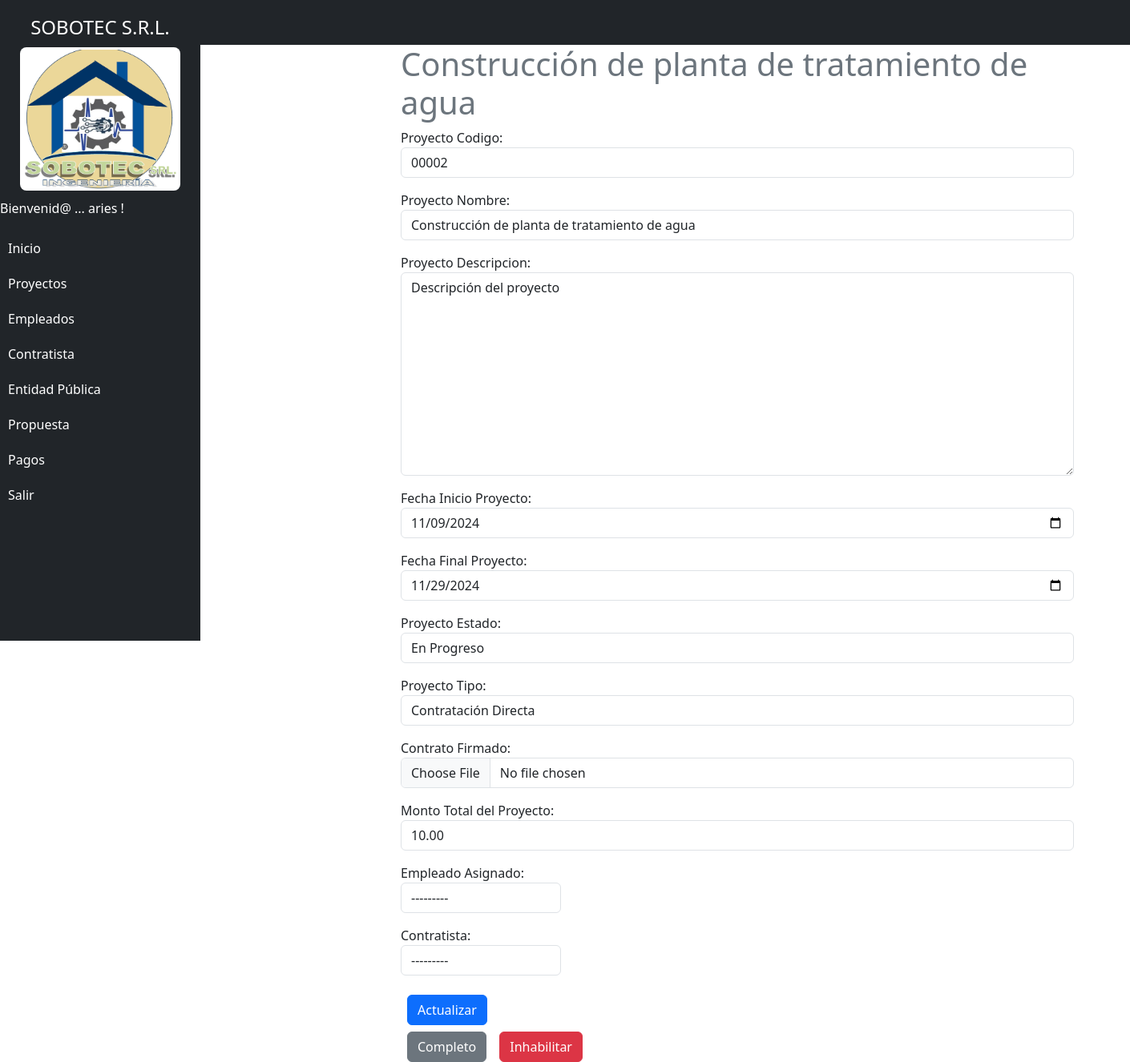
Screenshot of /projects/13/ (signed in) with the database file from the repository.
### projects/models.py (models this page shows, shortened)
class AuditModel(models.Model):
    created = models.DateTimeField(auto_now_add=True, verbose_name="Fecha Creación")
    updated_at = models.DateTimeField(auto_now=True, verbose_name="Fecha Actualización")
    deleted_at = models.DateTimeField(null=True, blank=True, verbose_name="Fecha Eliminación")
    is_active = models.BooleanField(default=True, verbose_name="Activo")
    class Meta:
        abstract = True

class Project(AuditModel):
    PROJECT_STATUS_CHOICES = [
        ('pendiente', 'Pendiente'),         # Pendiente
        ('en_progreso', 'En Progreso'), # En Proceso
        ('completado', 'Completado'),     # Terminado
    ]
    PROJECT_TYPE_CHOICES = [
        ('licitacion', 'Licitación'),            # Licitación
        ('contratacion_directa', 'Contratación Directa'),  # Contratación directa
    ]
    PAYMENT_STATE_CHOICES = [
        ('no_pagado', 'No Pagado'),
        ('parcial', 'Pago Parcial'),
        ('pagado', 'Pagado Completo'),
    ]
    code = models.CharField(max_length=20, unique=True, verbose_name="Proyecto Codigo")
    name = models.CharField(max_length=200, unique=True, verbose_name="Proyecto Nombre")
    description = models.TextField(blank=True, verbose_name="Proyecto Descripcion")
    start_date = models.DateField(verbose_name="Fecha Inicio Proyecto")
    end_date = models.DateField(null=True, blank=True, verbose_name="Fecha Final Proyecto")
    project_status = models.CharField(max_length=20, choices=PROJECT_STATUS_CHOICES, default='pendiente', verbose_name="Proyecto Estado")
    project_type = models.CharField(max_length=30, choices=PROJECT_TYPE_CHOICES, default='contratacion_directa', verbose_name="Proyecto Tipo")
    photo_signed_contract = models.ImageField(upload_to="contrato_firmado",null = True, blank= True, verbose_name="Contrato Firmado")
    payment_status = models.CharField(max_length=20, choices=PAYMENT_STATE_CHOICES, default='no_pagado', verbose_name="Estado de Pago")
    user = models.ForeignKey(User, on_delete=models.CASCADE)# Empleado que herede de user
    assigned_employee = models.ForeignKey(Employee, on_delete=models.CASCADE, null=True, blank=True, verbose_name="Empleado Asignado")
    contractor = models.ForeignKey(Contractor, on_delete=models.CASCADE, null=True, blank=True, verbose_name="Contratista")
    proposal = models.OneToOneField(Proposal, on_delete=models.CASCADE, null=True, blank=True, verbose_name="Propuesta")
    is_active = models.BooleanField(default=True, verbose_name="Activo")
    total_amount = models.DecimalField(max_digits=10, decimal_places=2, verbose_name="Monto Total del Proyecto")

### projects/views.py (the view, shortened to what this page needs)
# urls.py: path('projects/<int:id_project>/', views.project_detail, name='project_detail'),
@login_required
def project_detail(request, id_project):
    project = get_object_or_404(Project, pk = id_project, user=request.user)
    if request.method == 'GET':
        form = ProjectForm(instance=project)
        return render(request, 'project_detail.html', {
            'project': project,
            'form': form
        })

### projects/models.py (called while the page is built)
    def __str__(self):
        return f"{self.first_name} {self.paternal_last_name} ({self.entity_place_representation})"

    def __str__(self):
        return f"{self.first_name} {self.last_name_father} {self.last_name_mother or ''} - CI: {self.ci}"

### projects/templates/project_detail.html (shortened to what this page needs)
{% extends 'base.html' %}
{% block content %}
<main class="container">
    <div class="row">
        <div class="col-md-8 offset-md-2">
            <h1 class="text-secondary">{{project.name}}</h1>
            <form method="POST">
                {{form.as_p}}
                <button class="btn btn-primary mx-2 my-2" type="submit">
                    Actualizar
                </button>
            </form>
            <div class="d-flex">
                <form action="{% url 'project_complete' project.id %}" method="POST">
                    <button class="btn btn-secondary mx-2" type="submit">
                        Completo
                    </button>
                </form>
                <form action="{% url 'project_deactivate' project.id %}" method="POST">
                    <button class="btn btn-danger mx-2" type="submit">
                        Inhabilitar
                    </button>
                </form>
            </div>
        </div>
    </div>
</main>
{% endblock %}

### projects/templates/base.html (shortened to what this page needs)
{% load static %}
<!DOCTYPE html>
<html lang="en">
  <head>
    <link
      rel="stylesheet"
      href="https://cdn.jsdelivr.net/npm/bootstrap@5.3.3/dist/css/bootstrap.min.css"
    />
  </head>
  <body>
    <nav class="navbar navbar-expand-lg navbar-dark bg-dark">
      <div class="container-fluid">
        <a class="navbar-brand" href="#">SOBOTEC S.R.L.</a>
      </div>
    </nav>
    <div class="sidebar bg-dark collapse show" id="sidebar">
      <h4 class="text-center text-white">SOBOTEC S.R.L.</h4>
      <img src="/static/common/logo.png" alt="Logo de la empresa">
      <ul class="nav flex-column">
        {% if user.is_authenticated %}
        <p class="text-white"> Bienvenid@ ... {{ user.username }} !</p>
        <li class="nav-item">
          <a class="nav-link" href="/">Inicio</a>
        </li>
        <li class="nav-item">
          <a
            class="nav-link"
            data-bs-toggle="collapse"
            href="#projectSubmenu"
            role="button"
            aria-expanded="false"
            aria-controls="projectSubmenu"
          >
            Proyectos
          </a>
        </li>
        <li class="nav-item">
          <a
            class="nav-link"
            data-bs-toggle="collapse"
            href="#employeeSubmenu"
            role="button"
            aria-expanded="false"
            aria-controls="employeeSubmenu"
          >
          Empleados
          </a>
        </li>
        <li class="nav-item">
          <a
            class="nav-link"
            data-bs-toggle="collapse"
            href="#contractorSubmenu"
            role="button"
            aria-expanded="false"
            aria-controls="contractorSubmenu"
          >
          Contratista
          </a>
        </li>
        <li class="nav-item">
          <a
            class="nav-link"
            data-bs-toggle="collapse"
            href="#public_entitieSubmenu"
            role="button"
            aria-expanded="false"
            aria-controls="public_entitieSubmenu"
          >
          Entidad Pública
          </a>
        </li>
        <li class="nav-item">
          <a
            class="nav-link"
            data-bs-toggle="collapse"
            href="#proposalSubmenu"
            role="button"
            aria-expanded="false"
            aria-controls="proposalSubmenu"
          >
          Propuesta
          </a>
        </li>
        <li class="nav-item">
          <a
            class="nav-link"
            data-bs-toggle="collapse"
            href="#paymentSubmenu"
            role="button"
            aria-expanded="false"
            aria-controls="paymentSubmenu"
          >
          Pagos
          </a>
        </li>
        <li class="nav-item">
          <a class="nav-link" href="{% url 'signout' %}">Salir</a>
        </li>
        {% endif %}
      </ul>
    </div>
    <div class="container" style="margin-left: 260px; transition: margin-left 0.3s ease-in-out;">
      {% block content %} {% endblock %}
    </div>
  </body>
</html>

### projects/templates/base.html (style rules this page uses)
.sidebar { height: 100vh; width: 250px; position: fixed; top: 0; left: 0; background-color: #343a40; padding-top: 20px; transition: all 0.3s ease-in-out; overflow-y: auto; }
.sidebar a { color: #ffffff !important; text-decoration: none; padding: 10px; display: block; }
.sidebar img { display: block; margin: 10px auto; width: 80%; border-radius: 8px; }

### rows the page displays
Project: name "Construcción de planta de tratamiento de agua", code "00002", description "Descripción del proyecto", start_date "11/09/2024", end_date "11/29/2024", project_status "En Progreso", project_type "Contratación Directa", total_amount "10.00", assigned_employee "---------", contractor "---------"

### other values shown
{{ user.username }} "aries"
